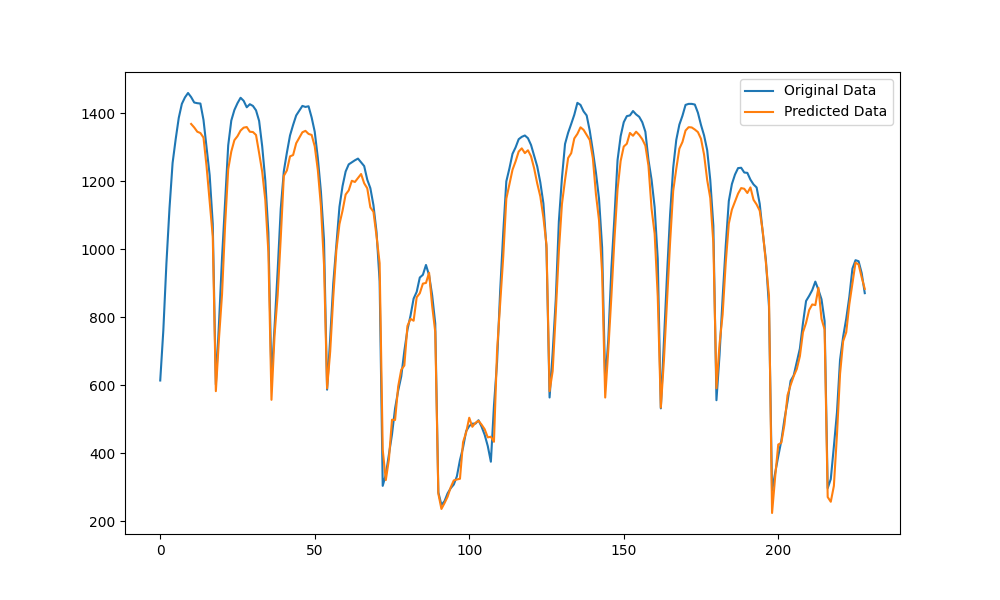

This chart was generated by the following Python code:
import torch
import torch.nn as nn
import numpy as np
import matplotlib.pyplot as plt
import pandas as pd
from scipy.interpolate import interp1d


# 读取CSV文件
def read_csv_file(path):
    rows = []
    try:
        data = pd.read_csv(path)
        if data is not None:
            for _, row in data.iterrows():
                rows.append(row.to_dict())
            return rows
        else:
            raise RuntimeError("Failed to read the CSV file.")
    except Exception as e:
        print(f"Error reading the CSV file: {e}")
        raise RuntimeError("Failed to read the CSV file.", e)


# 创建数据集
def create_dataset(data, seq_length):
    xs, ys = [], []
    for i in range(len(data) - seq_length):
        x = data[i: i + seq_length]
        y = data[i + seq_length]
        xs.append(x)
        ys.append(y)
    return np.array(xs), np.array(ys)


# 插值
def interpolation(original_array, ratio, kind='cubic'):
    x_original = np.linspace(0, len(original_array), len(original_array))

    # 创建插值函数
    interpolating_function = interp1d(x_original, original_array, kind=kind)

    # 创建新的x坐标，增加 ratio 倍的数据点
    x_new = np.linspace(x_original.min(), x_original.max(), len(x_original) * int(ratio))

    # 计算插值后的 y 值
    y_new = interpolating_function(x_new)

    return y_new


# 文件路径
path = '../dataset/parking_data_small.csv'

# 读取CSV数据集文件
rows = read_csv_file(path)

# 提取需要的数据
original_data = [i.get('occupied') for i in rows]

# 标准化原始数据
mean = np.mean(original_data)
std = np.std(original_data)
original_data = (np.array(original_data) - mean) / std

# 插值
# original_data = interpolation(original_array=seq, ratio=100, kind='cubic')

# 创建数据集
seq_length = 10
x, y = create_dataset(original_data, seq_length)

# 转换为PyTorch的tensor
x = torch.from_numpy(x).float()
y = torch.from_numpy(y).float()


# 创建LSTM模型
class LSTM(nn.Module):
    def __init__(self, input_size=1, hidden_layer_size=50, output_size=1):
        super(LSTM, self).__init__()
        self.hidden_layer_size = hidden_layer_size

        # 定义一个 LSTM 层，其输入大小为 input_size，隐藏层大小为 hidden_layer_size
        self.lstm = nn.LSTM(input_size, hidden_layer_size)

        # 定义一个全连接层（线性层），将隐藏层的输出大小 hidden_layer_size 映射到 output_size
        self.linear = nn.Linear(hidden_layer_size, output_size)

        # 初始化隐藏状态和细胞状态为零。这两个张量的形状是 (1, 1, hidden_layer_size)，表示 1 层，批量大小为 1，隐藏层大小为 hidden_layer_size
        self.hidden_cell = (torch.zeros(1, 1, self.hidden_layer_size),
                            torch.zeros(1, 1, self.hidden_layer_size))

    def forward(self, input_seq):
        # 这里的 lstm_out 是 (seq_length, batch_size, input_size) 形状，hidden_cell 的第一个是输出h，第二个是细胞状态c
        # hidden_cell 是 (seq_length = 1, batch_size, input_size) 形状的，是最后一个时刻的隐藏状态
        lstm_out, self.hidden_cell = self.lstm(input_seq.view(len(input_seq), 1, -1), self.hidden_cell)

        # 全连接层，将隐藏状态进行全连接输出，这里的 predictions 形状是 (seq_length, output_size)
        # predictions = self.linear(lstm_out.view(len(input_seq), -1))
        predictions = self.linear(self.hidden_cell[0].view(self.hidden_layer_size))

        # 只需要取序列中的最后一个值
        return predictions[0]


model = LSTM()
loss_function = nn.MSELoss()
optimizer = torch.optim.Adam(model.parameters(), lr=0.01)

# 训练模型
epochs = 150
for i in range(epochs):
    single_loss = 0

    for seq, labels in zip(x, y):

        # 设置模型为训练模式
        model.train()

        # 每次进行参数更新前，使用 optimizer.zero_grad() 将优化器中的梯度重置为零，如果不重置梯度，梯度会在每次反向传播时累加，导致错误的梯度更新。
        optimizer.zero_grad()

        # 每个序列都重置 LSTM 的隐藏状态和细胞状态，确保每个序列的计算不受前一个序列的影响。
        model.hidden_cell = (torch.zeros(1, 1, model.hidden_layer_size),
                             torch.zeros(1, 1, model.hidden_layer_size))

        # 前向传播
        y_predicted = model(seq)

        # 计算预测值 y_predicted 和真实标签 labels 之间的损失
        single_loss = loss_function(y_predicted, labels)

        # 计算损失相对于模型参数的梯度
        single_loss.backward()

        # 使用计算出的梯度更新模型参数
        optimizer.step()

    if i % 10 == 0:
        print(f'Epoch {i} loss: {single_loss.item():.4f}')

# 预测
# 设置模型为评估模式
model.eval()

# 用原始数据序列评估拟合度
predicted_data = []
for i in range(len(original_data) - seq_length):

    # 取出从头开始的 seq_length 长度的数据作为预测的输入，向后滑动
    seq = torch.FloatTensor(original_data[i: i + seq_length])

    with torch.no_grad():
        model.hidden_cell = (torch.zeros(1, 1, model.hidden_layer_size),
                             torch.zeros(1, 1, model.hidden_layer_size))
        predicted = model(seq).item()
        predicted_data.append(predicted)

# 反标准化预测数据
predicted_data = np.array(predicted_data) * std + mean

# 反标准化原始数据
original_data = original_data * std + mean

plt.figure(figsize=(10, 6))
plt.plot(range(0, len(original_data)), original_data, label='Original Data')
plt.plot([i + seq_length for i in range(len(predicted_data))], predicted_data, label='Predicted Data')
plt.legend()
plt.savefig('LSTM_Predicting_Time_Series_01.png')
